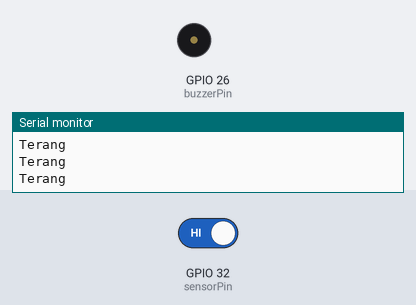
This sketch was run on a simulated ESP32. Parts: buzzer (waves = sounding, pin HIGH), the last lines printed to the serial monitor. The inputs (shaded band) are chosen by the test bench; at power-on: GPIO 32 (sensorPin) HIGH.

Above: at 2.8 s.
2.9 s: GPIO 32 (sensorPin) driven LOW
At 3.3 s:
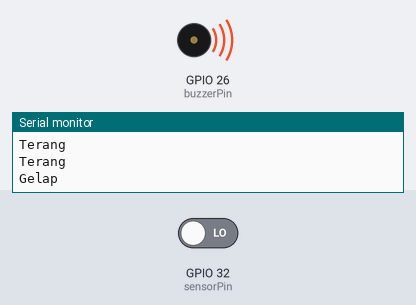
4.5 s: GPIO 32 (sensorPin) driven HIGH
At 6.0 s:
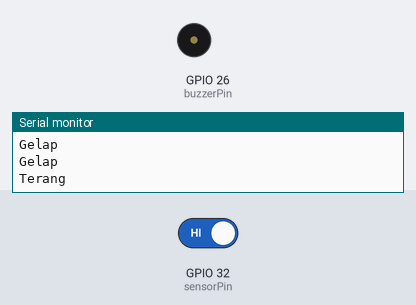
Timing chart, 0 to 7.5 s (numbered marks = the images above; inputs shaded):
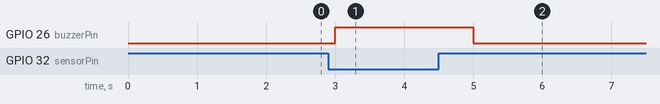

Measured:
- after the input at 2.9 s, GPIO 26 (buzzerPin): LOW → HIGH after 0.10 s
- after the input at 4.5 s, GPIO 26 (buzzerPin): HIGH → LOW after 0.50 s

The sketch:

Kegiatan2.ino
```cpp
const int sensorPin = 32;  // Pin untuk sensor cahaya (input digital)
const int buzzerPin = 26;  // Pin untuk buzzer (output digital)

void setup() {
  pinMode(sensorPin, INPUT);
  pinMode(buzzerPin, OUTPUT);
  Serial.begin(9600);
}

void loop() {
  // Baca nilai digital dari sensor cahaya
  int lightValue = digitalRead(sensorPin);

  // Jika sensor mendeteksi gelap (nilai LOW), aktifkan buzzer dan tampilkan "Gelap" pada Serial Monitor
  if (lightValue == LOW) {
    digitalWrite(buzzerPin, HIGH);
    Serial.println("Gelap");
  } else {
    // Jika sensor mendeteksi terang (nilai HIGH), matikan buzzer dan tampilkan "Terang" pada Serial Monitor
    digitalWrite(buzzerPin, LOW);
    Serial.println("Terang");
  }

  delay(1000);  // Delay 1 detik sebelum membaca ulang nilai sensor
}
```
